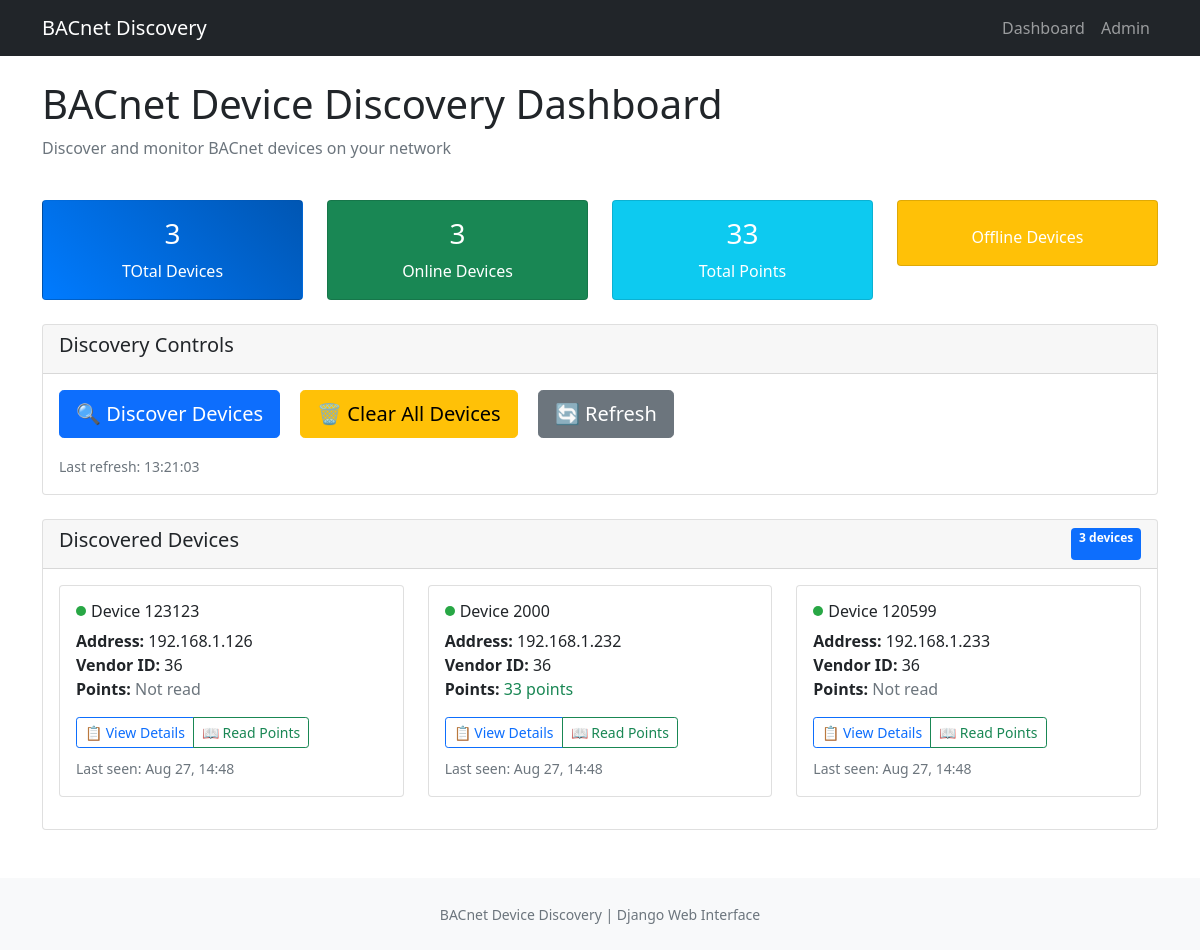
/, run on an earlier commit of the app's database.
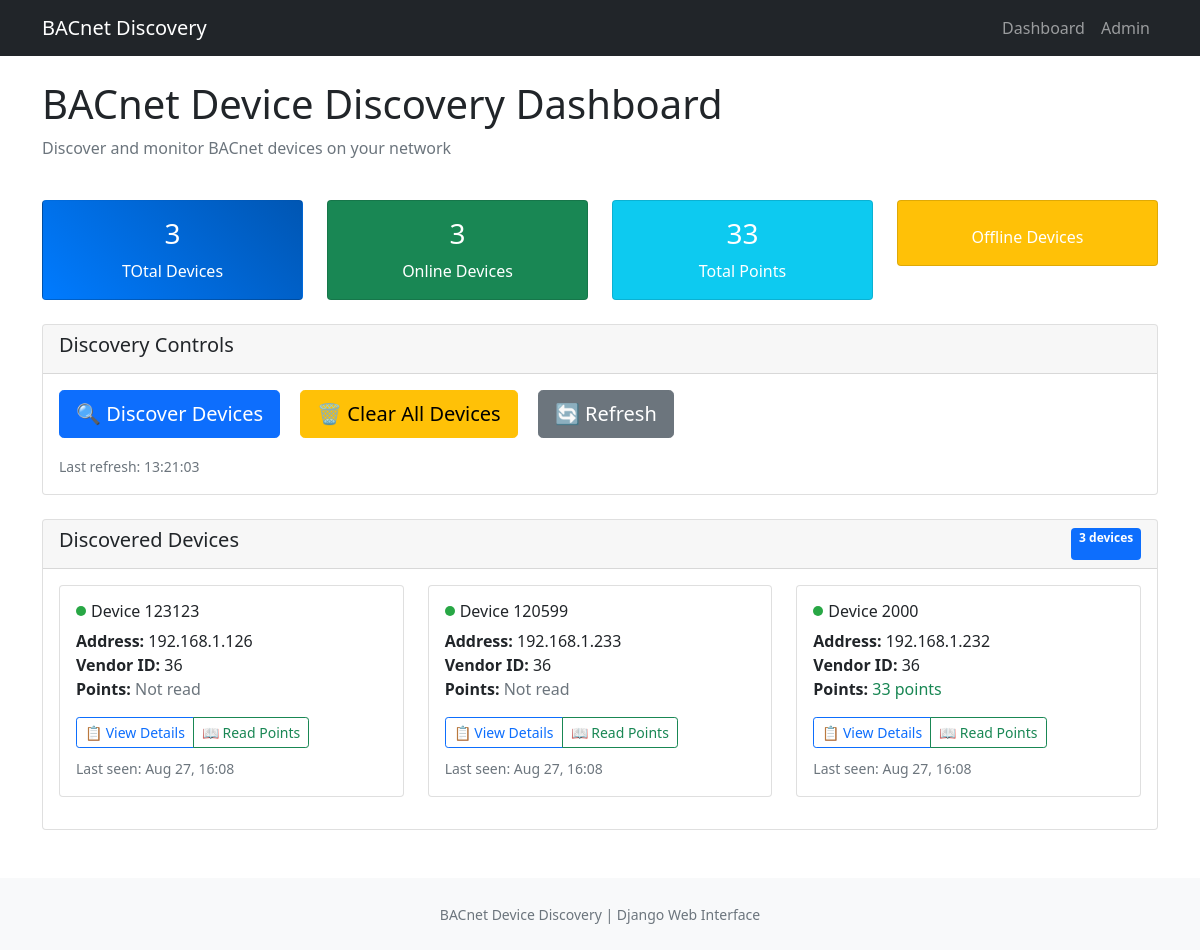
And on a later commit of the database.
### discovery/models.py (models this page shows, shortened)
class BACnetDevice(models.Model):
    device_id = models.IntegerField(
        unique=True, help_text="BACnet device instance number"
    )
    address = models.CharField(max_length=50, help_text="IP address of device")
    vendor_id = models.IntegerField(help_text="BACnet vendor ID")
    first_seen = models.DateTimeField(auto_now_add=True)
    last_seen = models.DateTimeField(auto_now_add=True)
    is_online = models.BooleanField(default=True)
    points_read = models.BooleanField(default=True)
    class Meta:
        ordering = ["device_id"]
        verbose_name = "BACnet Device"
        verbose_name_plural = "BACnet Devices"

### discovery/views.py (the view)
# urls.py: path("", views.dashboard, name="dashboard"),
def dashboard(request):
    devices = (
        BACnetDevice.objects.all()
        .annotate(point_count=Count("points"))
        .order_by("-last_seen")
    )
    context = {
        "devices": devices,
        "total_devices": devices.count(),
        "online_devices": devices.filter(is_online=True).count(),
        "total_points": BACnetPoint.objects.count(),
    }
    return render(request, "discovery/dashboard.html", context)

### discovery/templates/discovery/dashboard.html (shortened to what the changed rows need)
{% extends 'discovery/base.html' %}
{% block content %}
<div class="row mb-4">
    <div class="col">
        <h1>BACnet Device Discovery Dashboard</h1>
    </div>
</div>
                        {% load tz %}
<div class="row">
    <div class="col">
        <div class="card">
            <div class="card-body">
                {% if devices %}
                    <div class="row" id="devices-container">
                        {% for device in devices %}
                        <div class="col-md-6 col-lg-4 mb-3">
                            <div class="card device-card">
                                <div class="card-body">
                                    <div class="d-flex align-items-center mb-2">
                                        <span class="online-indicator {% if device.is_online %}online {% else %}offline{% endif %}"></span>
                                        <h6 class="card-title mb-0">Device {{ device.device_id }}</h6>
                                    </div>
                                    <p class="card-text">
                                        <strong>Address:</strong> {{ device.address }}<br>
                                        <strong>Vendor ID:</strong> {{ device.vendor_id }}<br>
                                        <strong>Points:</strong>
                                        {% if device.points_read %}
                                            <span class="text-success">{{ device.point_count }} points</span>
                                        {% else %}
                                            <span class="text-muted">Not read</span>
                                        {% endif %}
                                    </p>
                                    <div class="btn-group btn-group-sm">
                                        <a href="{% url 'discovery:device_detail' device.device_id %}" class="btn btn-outline-primary">
                                            📋 View Details
                                        </a>
                                        <button class="btn btn-outline-success read-points-btn" data-device-id="{{ device.device_id }}">
                                            📖 Read Points
                                        </button>
                                    </div>
                                    <div class="mt-2">
                                        <small class="text-muted">
                                            {% load tz %}
                                            Last seen: {{ device.last_seen|timezone:"Australia/Melbourne"|date:"M d, H:i" }}
                                        </small>
                                    </div>
                                </div>
                            </div>
                        </div>
                        {% endfor %}
                    </div>
                    {% endif %}
            </div>
        </div>
    </div>
</div>
{% endblock %}

What changed in the data, as far as the page shows it:
removed BACnetDevice: is_online True (drawn), device_id "123123", address "192.168.1.126", vendor_id "36", points_read "Not read", last_seen "Aug 27, 14:48"
removed BACnetDevice: is_online True (drawn), device_id "2000", address "192.168.1.232", vendor_id "36", point_count "33", last_seen "Aug 27, 14:48"
removed BACnetDevice: is_online True (drawn), device_id "120599", address "192.168.1.233", vendor_id "36", points_read "Not read", last_seen "Aug 27, 14:48"
added BACnetDevice: is_online True (drawn), device_id "123123", address "192.168.1.126", vendor_id "36", points_read "Not read", last_seen "Aug 27, 16:08"
added BACnetDevice: is_online True (drawn), device_id "120599", address "192.168.1.233", vendor_id "36", points_read "Not read", last_seen "Aug 27, 16:08"
added BACnetDevice: is_online True (drawn), device_id "2000", address "192.168.1.232", vendor_id "36", point_count "33", last_seen "Aug 27, 16:08"
